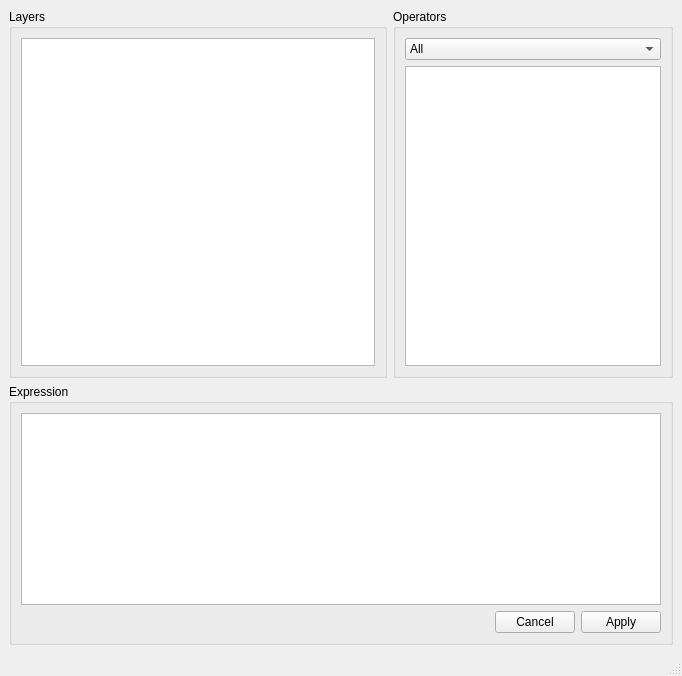
<?xml version="1.0" encoding="UTF-8"?>
<ui version="4.0">
 <class>ExpressionBuilder</class>
 <widget class="QMainWindow" name="ExpressionBuilder">
  <property name="geometry">
   <rect>
    <x>0</x>
    <y>0</y>
    <width>682</width>
    <height>676</height>
   </rect>
  </property>
  <property name="windowTitle">
   <string>MainWindow</string>
  </property>
  <widget class="QWidget" name="centralwidget">
   <layout class="QVBoxLayout" name="verticalLayout">
    <item>
     <layout class="QGridLayout" name="gridLayout" rowstretch="3,0" columnstretch="1,0,0">
      <item row="0" column="2">
       <widget class="QGroupBox" name="operatorsGroupBoxGridLayout">
        <property name="title">
         <string>Operators</string>
        </property>
        <layout class="QGridLayout" name="gridLayout_5">
         <item row="1" column="0">
          <widget class="QListView" name="operatorsListView"/>
         </item>
         <item row="0" column="0">
          <widget class="QComboBox" name="operatorsComboBox">
           <item>
            <property name="text">
             <string>All</string>
            </property>
           </item>
           <item>
            <property name="text">
             <string>Trigonometric</string>
            </property>
           </item>
           <item>
            <property name="text">
             <string>Hyperbolic</string>
            </property>
           </item>
           <item>
            <property name="text">
             <string>Rounding</string>
            </property>
           </item>
           <item>
            <property name="text">
             <string>Sums, products, differences</string>
            </property>
           </item>
           <item>
            <property name="text">
             <string>Exponents and logarithms</string>
            </property>
           </item>
           <item>
            <property name="text">
             <string>Arithmetic</string>
            </property>
           </item>
          </widget>
         </item>
        </layout>
       </widget>
      </item>
      <item row="1" column="0" colspan="3">
       <widget class="QGroupBox" name="expressionGrpupBoxGridLayout">
        <property name="title">
         <string>Expression</string>
        </property>
        <layout class="QGridLayout" name="gridLayout_6">
         <item row="0" column="0" colspan="3">
          <layout class="QGridLayout" name="gridLayout_2">
           <item row="1" column="0">
            <widget class="QTextEdit" name="expressionTextEdit"/>
           </item>
          </layout>
         </item>
         <item row="1" column="2">
          <widget class="QPushButton" name="applyPushButton">
           <property name="text">
            <string>Apply</string>
           </property>
          </widget>
         </item>
         <item row="1" column="0">
          <spacer name="horizontalSpacer">
           <property name="orientation">
            <enum>Qt::Horizontal</enum>
           </property>
           <property name="sizeHint" stdset="0">
            <size>
             <width>40</width>
             <height>20</height>
            </size>
           </property>
          </spacer>
         </item>
         <item row="1" column="1">
          <widget class="QPushButton" name="cancelPushButton">
           <property name="text">
            <string>Cancel</string>
           </property>
          </widget>
         </item>
        </layout>
       </widget>
      </item>
      <item row="0" column="0" colspan="2">
       <widget class="QGroupBox" name="groupBox">
        <property name="title">
         <string>Layers</string>
        </property>
        <layout class="QGridLayout" name="gridLayout_3">
         <item row="0" column="0">
          <layout class="QGridLayout" name="rasterCollectionGroupBoxGridLayout">
           <item row="0" column="0">
            <widget class="QListView" name="layersListView"/>
           </item>
          </layout>
         </item>
        </layout>
       </widget>
      </item>
     </layout>
    </item>
   </layout>
  </widget>
  <widget class="QMenuBar" name="menubar">
   <property name="geometry">
    <rect>
     <x>0</x>
     <y>0</y>
     <width>682</width>
     <height>26</height>
    </rect>
   </property>
  </widget>
  <widget class="QStatusBar" name="statusbar"/>
 </widget>
 <resources/>
 <connections/>
</ui>
